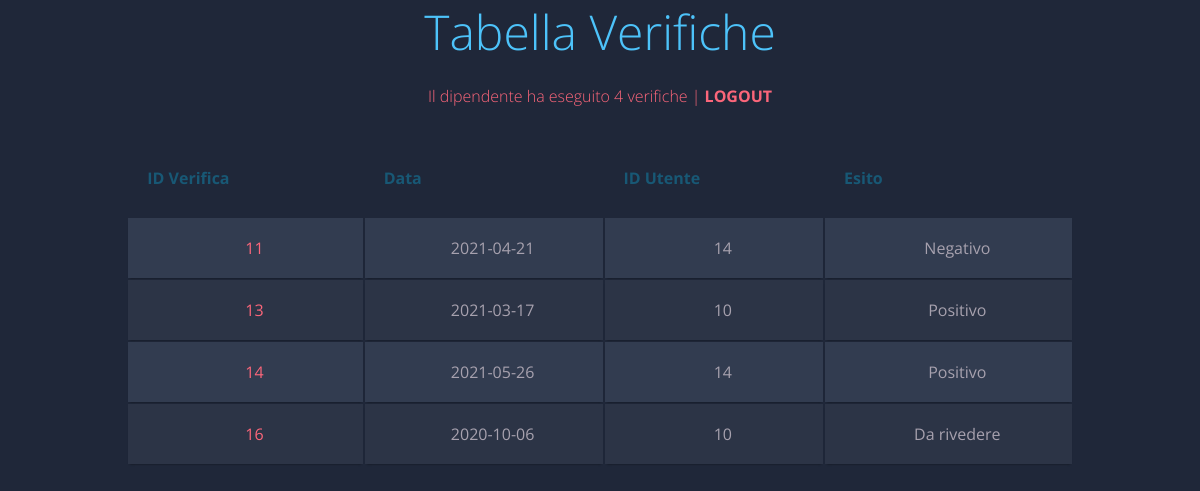
Screenshot of /verifiche.php (signed in) with the database file from the repository.
### tables this page shows
CREATE TABLE `re_verifiche` (
  `id_verifica` int(11) NOT NULL,
  `data_verifica` date NOT NULL,
  `esito` int(11) DEFAULT NULL,
  `id_utente` int(11) DEFAULT NULL,
  `id_dipendente` int(11) DEFAULT NULL
);

### verifiche.php (the view, shortened to what this page needs)
<?php
include_once("utility/db_connect.php");
$query = "SELECT COUNT(id_verifica) AS numero_verifiche FROM re_verifiche WHERE id_dipendente = " . $_SESSION['id_dipendente'];
$riga = $conn->query($query)->fetch_assoc();
$nVerifiche = $riga['numero_verifiche'];
?>
<html>
<head>
</head>
<body>
<h1>Tabella Verifiche</h1>
<h2>Il dipendente ha eseguito <?php echo $nVerifiche?> verifiche | <a href="logout.php">Logout</a></h2>
<table class="container">
    <thead>
    <tr>
        <th>
            <h1>ID Verifica</h1>
        </th>
        <th>
            <h1>Data</h1>
        </th>
        <th>
            <h1>ID Utente</h1>
        </th>
        <th>
            <h1>Esito</h1>
        </th>
    </tr>
    </thead>
    <tbody>
    <?php
    $query = "SELECT * FROM re_verifiche WHERE id_dipendente = " . $_SESSION['id_dipendente'];
    $ris = $conn->query($query);
    while ($riga = $ris->fetch_assoc()){
        switch ($riga['esito']){
            case "1":
                $esito = "Positivo";
                break;
            case "2":
                $esito = "Negativo";
                break;
            case "3":
                $esito = "Da rivedere";
                break;
        }
        echo '<tr>
        <td>' . $riga['id_verifica'] . '</td>
        <td>' . $riga['data_verifica'] . '</td>
        <td>' . $riga['id_utente'] . '</td>
        <td>' . $esito . '</td>
    </tr>';
    }
    ?>
    </tbody>
</table>
</body>
</html>

### verifiche.php (style rules this page uses)
body { font-family: 'Open Sans', sans-serif; font-weight: 300; line-height: 1.42em; color: #A7A1AE; background-color: #1F2739; }
h1 { font-size: 3em; font-weight: 300; line-height: 1em; text-align: center; color: #4DC3FA; }
h2 { font-size: 1em; font-weight: 300; text-align: center; display: block; line-height: 1em; padding-bottom: 2em; color: #FB667A; }
h2 a { font-weight: 700; text-transform: uppercase; color: #FB667A; text-decoration: none; }
.container th h1 { font-weight: bold; font-size: 1em; text-align: left; color: #185875; }
.container td { font-weight: normal; font-size: 1em; -webkit-box-shadow: 0 2px 2px -2px #0E1119; -moz-box-shadow: 0 2px 2px -2px #0E1119; box-shadow: 0 2px 2px -2px #0E1119; }
.container { text-align: left; overflow: hidden; width: 80%; margin: 0 auto; display: table; padding: 0 0 8em 0; }
.container td, .container th { padding-bottom: 2%; padding-top: 2%; padding-left: 2%; text-align: center; }
.container tr:nth-child(odd) { background-color: #323C50; }
.container tr:nth-child(even) { background-color: #2C3446; }
.container th { background-color: #1F2739; }
.container td:first-child { color: #FB667A; }

### rows the page displays
re_verifiche: id_verifica "11", data_verifica "2021-04-21", id_utente "14", esito "Negativo"
re_verifiche: id_verifica "13", data_verifica "2021-03-17", id_utente "10", esito "Positivo"
re_verifiche: id_verifica "14", data_verifica "2021-05-26", id_utente "14", esito "Positivo"
re_verifiche: id_verifica "16", data_verifica "2020-10-06", id_utente "10", esito "Da rivedere"

### other values shown
$nVerifiche "4"
